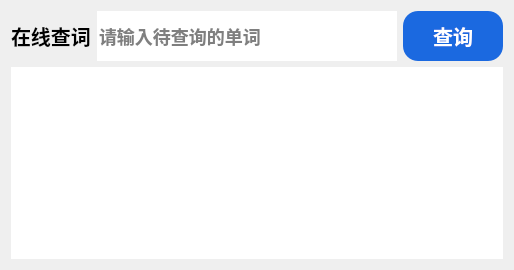
       <widget class="QWidget" name="page">
        <layout class="QVBoxLayout" name="verticalLayout_2">
         <item>
          <layout class="QHBoxLayout" name="horizontalLayout">
           <item>
            <widget class="QLabel" name="label">
             <property name="sizePolicy">
              <sizepolicy hsizetype="Preferred" vsizetype="Preferred">
               <horstretch>0</horstretch>
               <verstretch>0</verstretch>
              </sizepolicy>
             </property>
             <property name="styleSheet">
              <string notr="true">font:bold;
font-size:20px;font-family:幼圆;</string>
             </property>
             <property name="text">
              <string>在线查词</string>
             </property>
            </widget>
           </item>
           <item>
            <widget class="QLineEdit" name="searchbox">
             <property name="sizePolicy">
              <sizepolicy hsizetype="Expanding" vsizetype="Fixed">
               <horstretch>4</horstretch>
               <verstretch>0</verstretch>
              </sizepolicy>
             </property>
             <property name="minimumSize">
              <size>
               <width>300</width>
               <height>50</height>
              </size>
             </property>
             <property name="styleSheet">
              <string notr="true">background:#FFFFFF;border-width:0;border-style:outset;font:bold 18px</string>
             </property>
             <property name="placeholderText">
              <string>请输入待查询的单词</string>
             </property>
            </widget>
           </item>
           <item>
            <widget class="QPushButton" name="searchbtn">
             <property name="sizePolicy">
              <sizepolicy hsizetype="Fixed" vsizetype="Fixed">
               <horstretch>1</horstretch>
               <verstretch>0</verstretch>
              </sizepolicy>
             </property>
             <property name="minimumSize">
              <size>
               <width>100</width>
               <height>50</height>
              </size>
             </property>
             <property name="styleSheet">
              <string notr="true">QPushButton{background:#1B69E0;border-radius:15px;font:bold;
font-size:20px;font-family:幼圆;color:#FFFFFF}
QPushButton:hover{background:#124EE6;}</string>
             </property>
             <property name="text">
              <string>查询</string>
             </property>
            </widget>
           </item>
          </layout>
         </item>
         <item>
          <widget class="QTextBrowser" name="textBrowser">
           <property name="styleSheet">
            <string notr="true">background:#FFFFFF;border-width:0;border-style:outset;font:bold 24px</string>
           </property>
          </widget>
         </item>
        </layout>
       </widget>
